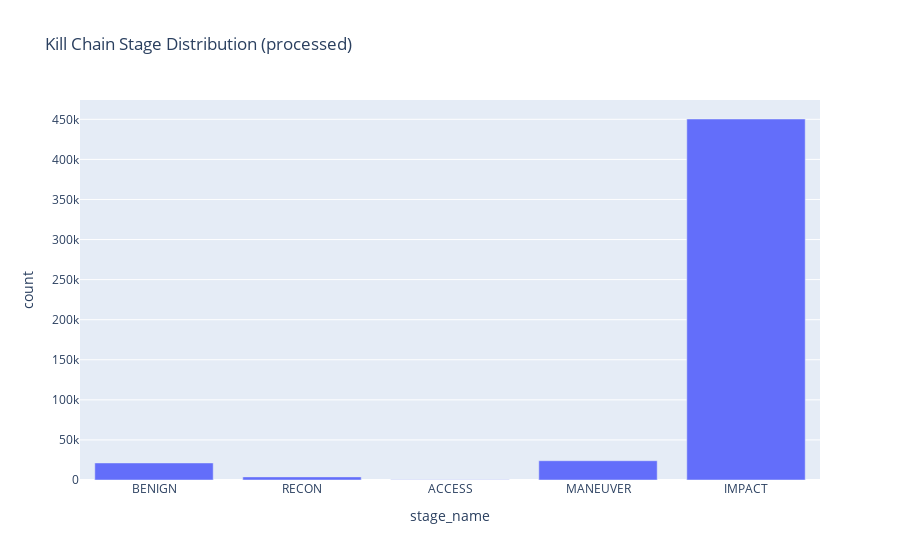

Notebook source saved alongside this figure:
### Code cell
plt.figure(figsize=(9, 4))
sns.barplot(data=stage_df, x='stage_name', y='count', palette='viridis')
plt.title('Kill Chain Stage Distribution (processed)')
plt.xlabel('Stage')
plt.ylabel('Count')
plt.tight_layout()
plt.show()

px.bar(stage_df, x='stage_name', y='count', title='Kill Chain Stage Distribution (processed)')

### Figure 1 — Plotly figure (JSON) as saved in the notebook; plotly's stock layout.template omitted (floating-point values rounded to 4 significant figures)
{"data": [{"hovertemplate": "stage_name=%{x}<br>count=%{y}<extra></extra>", "legendgroup": "", "marker": {"color": "#636efa", "pattern": {"shape": ""}}, "name": "", "orientation": "v", "showlegend": false, "textposition": "auto", "type": "bar", "x": ["BENIGN", "RECON", "ACCESS", "MANEUVER", "IMPACT"], "xaxis": "x", "y": [21268, 3885, 425, 24042, 450380], "yaxis": "y"}], "layout": {"barmode": "relative", "legend": {"tracegroupgap": 0}, "title": {"text": "Kill Chain Stage Distribution (processed)"}, "xaxis": {"anchor": "y", "domain": [0, 1], "title": {"text": "stage_name"}}, "yaxis": {"anchor": "x", "domain": [0, 1], "title": {"text": "count"}}}}
